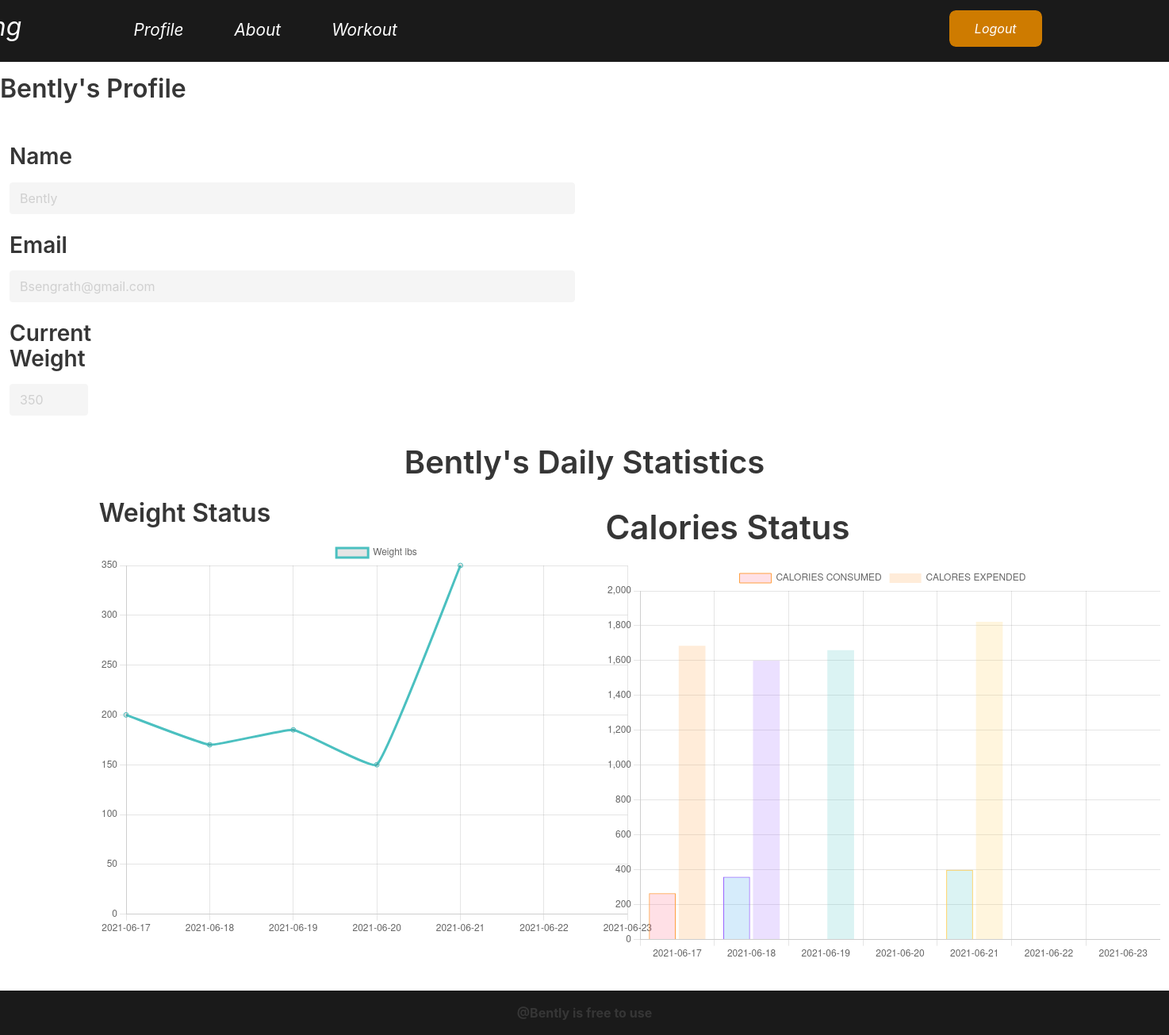
Before: /profile (signed in) with the older database file.
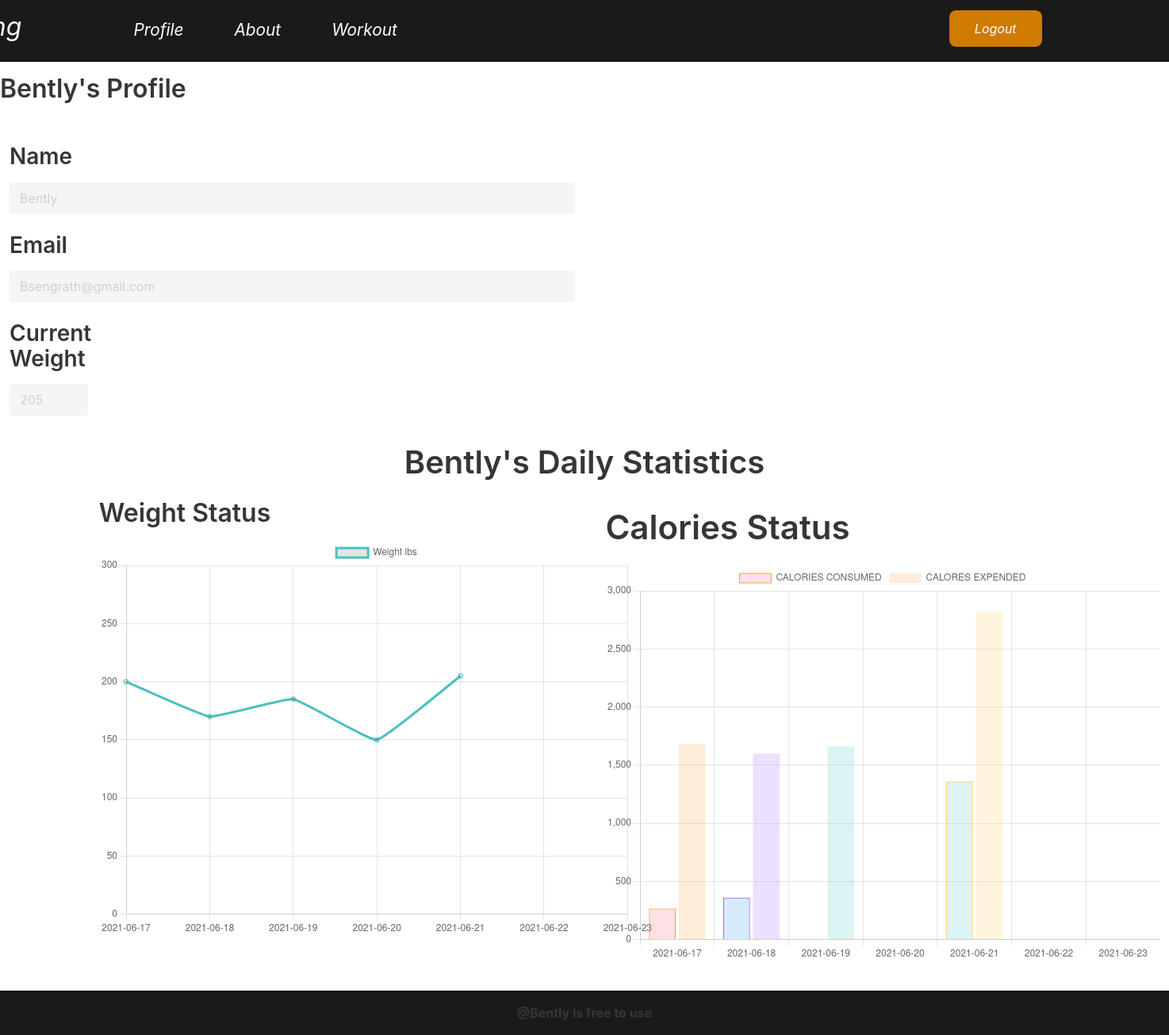
After: the same page with the newer database file.
### model.py (models this page shows)
class User(UserMixin, db.Model):
    id = db.Column(db.Integer, primary_key=True)
    name = db.Column(db.String(30))
    email = db.Column(db.String(50))
    password = db.Column(db.String(20))
    weight = db.Column(db.Integer)
    Statistics = db.relationship('Statistics', backref='user', lazy='dynamic')
    stat_weight = db.relationship('stat_weight', backref='user', lazy='dynamic')

### views.py (the view)
@main.route('/profile')
@login_required
def profile():
    global isLog
    isLog = True
    push_st_date = []
    combine_date_weight = {}
    calories_dict = {}
    cal_consumed_list = {}
    cal_expended_list = {}
    stat = Statistics.query.all()
    user_stat_weight = stat_weight.query.all()
    avg_BMR = 1600
    weeklength = 7
    for i in range(weeklength):
        pastdate = str(datetime.now() - timedelta(days = i))
        push_st_date.append(pastdate[0:10])
    push_st_date.sort(reverse=False)
    for userweight in  user_stat_weight:
        totalcal = 0
        for date in push_st_date:
            if current_user.id == userweight.fk_id and str(userweight.Stat_DATE) == date:
                combine_date_weight[date] = userweight.Weight
    for x in stat:
        for date in push_st_date:
            if current_user.id == x.fk__UserID and str(x.stat_Date) == date:
                cal_consumed_list[str(x.stat_Date)] = x.Total_Calories_Consumed
                cal_expended_list[str(x.stat_Date)] = x.total_Calories_expended
    print(calories_dict)
    return render_template('profile.html', name = current_user, isLogin = isLog, labels = push_st_date,
                points = combine_date_weight, calories_consumed_chart = cal_consumed_list,
                calories_expended_chart = cal_expended_list)

### __init__.py (called while the page is built)
def create_app():
    app = Flask(__name__)
    app.config['SECRET_KEY'] = 'Sal'
    app.config['SQLALCHEMY_DATABASE_URI'] = 'sqlite:///database.db'
    db.init_app(app)
    login_manager = LoginManager()
    login_manager.login_view = 'auth.login'
    login_manager.init_app(app)
    from .model import User
    from .views import main
    app.register_blueprint(main)
    from .auth import auth
    app.register_blueprint(auth)
    @login_manager.user_loader
    def load_user(user_id):
        return User.query.get(int(user_id))
    return app

### templates/Profile.html (shortened to what this page needs)
{% extends "base.html" %}
{% block content %}
<div class= "columns">
  <div class="column">
    <div class = "content level-left mt-4">
      <h1 >{{name.name}}'s Profile</h1>
    </div>
      <div class="control column is-half">
        <div class = "content">
          <h2>Name</h2>
          <input id = "name" class="column input" type="text" placeholder={{name.name}} reandonly disabled>
        </div>
      </div>
      <div class="control column is-half">
        <div class = "content">
          <h2>Email</h2>
          <input id = "name2" class="column input" type="text" placeholder={{name.email}} reandonly disabled>
        </div>
      </div>
      <div class="control column is-1">
        <div class = "content">
          <h2>Current Weight</h2>
          <input id = "name3" class="column input" type="text" placeholder={{name.weight}} reandonly disabled>
        </div>
      </div>
  </div>
</div>
<div class ="content is-medium">
  <h1 class ="level-item has-text-centered">{{ name.name }}'s Daily Statistics</h1>
  </div>
  <div class = 'columns'>
    <div class="column content is-3 is-offset-1">
      <h1>Weight Status</h1>
      <canvas id="lineChart" width ="700" height ="500"></canvas>
      <script>
        var ctx = document.getElementById('lineChart').getContext("2d");
        var lineChart = new Chart(ctx, {
          type: "line",
          data: {
            labels: {{ labels | safe }},
            datasets: [
              {
                label: "Weight lbs",
                data: {{ points | safe }},
                fill: false,
                borderColor: "rgb(75, 192, 192)",
                lineTension: 0.1
              }
            ]
          },
          options: {
            responsive: false,
            scales: {
              y: {
                  beginAtZero: true,
                  suggestedMax: 300
              }
          }
          }
        });
      </script>
    </div>
      <div class = "column is-10 content is-large ml-6">
          <div class = 'column is-10 is-offset-2'>
            <h2 class= "content">Calories Status</h2>
          <canvas id="barChart" width = "700" height = "500"></canvas>
      </div>
  </div>
    </div>
{% endblock %}

### templates/base.html (shortened to what this page needs)
<!DOCTYPE html>
<html>
    <head>
      {%block head%}
        <link rel="stylesheet" href="https://cdn.jsdelivr.net/npm/bulma@0.9.2/css/bulma.min.css">
        <link rel="stylesheet" type="text/css" href="{{url_for('static', filename='css/Home.css')}}">
      {% endblock %}
    </head>
<body>
    <nav class="Nav">
        <div class="logo"><a href = "{{ url_for('main.index') }}">PrimeLifting</a></div>
        <div class = "NavBarLinks">
          <ul>
                <li><a href= "{{ url_for('main.profile') }}">Profile</a></li>
                <li><a href= "{{ url_for('main.about') }}">About</a></li>
                <li><a href= "{{ url_for('main.Workout') }}">Workout</a></li>
          </ul>
        </div>
        <div class = 'login1' onclick="hidebutton()">
          {%if isLogin == True %}
          <a id ='navlog' href= "{{ url_for('auth.logout') }}">Logout</a>
          {%else %}
            <a id ='navlog' href= "{{ url_for('auth.login') }}">Login</a>
            <a id = 'navlog' href= "{{ url_for('auth.signup') }}">Sign-Up</a>
            {%endif %}
        </div>
    </nav>
    {% block content %}
    {% endblock %}
    <footer class="footer">
      <div class="content has-text-centered">
        <p>
          <strong>@Bently is free to use</strong>
      </div>
    </footer>
</body>
</html>

### static/css/Home.css (style rules this page uses)
* { margin: 0; padding: 0; box-sizing: border-box; }
body { background-color: white; }
.Nav { padding: 0.1rem; font-style: italic; background-color: #1A1A1A; font-size: 0.7rem; display: flex; justify-content: center; }
.logo { position:absolute; font-size: 2rem; font-style: italic; margin-right: 100rem; margin-top: 0.5rem; }
.logo a { color:white; text-decoration: none; }
#navlog { margin-top: 0.7rem; font-size: 1rem; }
.login1 { margin-left: -10rem; }
.login1 a { display: inline-block; margin-left: 3rem; padding: 0.7rem 2rem; background-color: rgb(206, 123, 0); border-radius: 8px; outline-style: solid; outline-color:#1A1A1A; text-decoration: none; color:white; }
.NavBarLinks { margin-right: 50rem; margin-top: .75rem; }
.NavBarLinks ul { display: flex; margin: 0; padding: 0; white-space: nowrap; column-gap: 3rem; margin-bottom: 1rem; }
.NavBarLinks ul li { list-style: none; padding: 0.5rem; white-space: nowrap; }
.NavBarLinks ul li a { color: white; font-size: 1.3rem; text-decoration: none; }
.footer { padding: 1em; width: 100%; bottom:0; left:0; right:0; background-color: #1A1A1A; color: white; text-align: center; align-content: center; }

Changed rows visible on the page:
changed User "Bently": weight "350" → "205"
Other visible differences:
chart data {{ points | safe }}: {'2021-06-17': 200, '2021-06-18': 170, '2021-06-19': 185, '2021-06-20': 150, '2021-06-21': 350} → {'2021-06-17': 200, '2021-06-18': 170, '2021-06-19': 185, '2021-06-20': 150, '2021-06-21': 205}
chart data {{ calories_consumed_chart  | safe }}: {'2021-06-17': 266, '2021-06-18': 360, '2021-06-19': 0, '2021-06-21': 400} → {'2021-06-17': 266, '2021-06-18': 360, '2021-06-19': 0, '2021-06-21': 1360}
chart data {{ calories_expended_chart | safe }}: {'2021-06-17': 1684.74568, '2021-06-18': 1600, '2021-06-19': 1660, '2021-06-21': 1822} → {'2021-06-17': 1684.74568, '2021-06-18': 1600, '2021-06-19': 1660, '2021-06-21': 2824}
